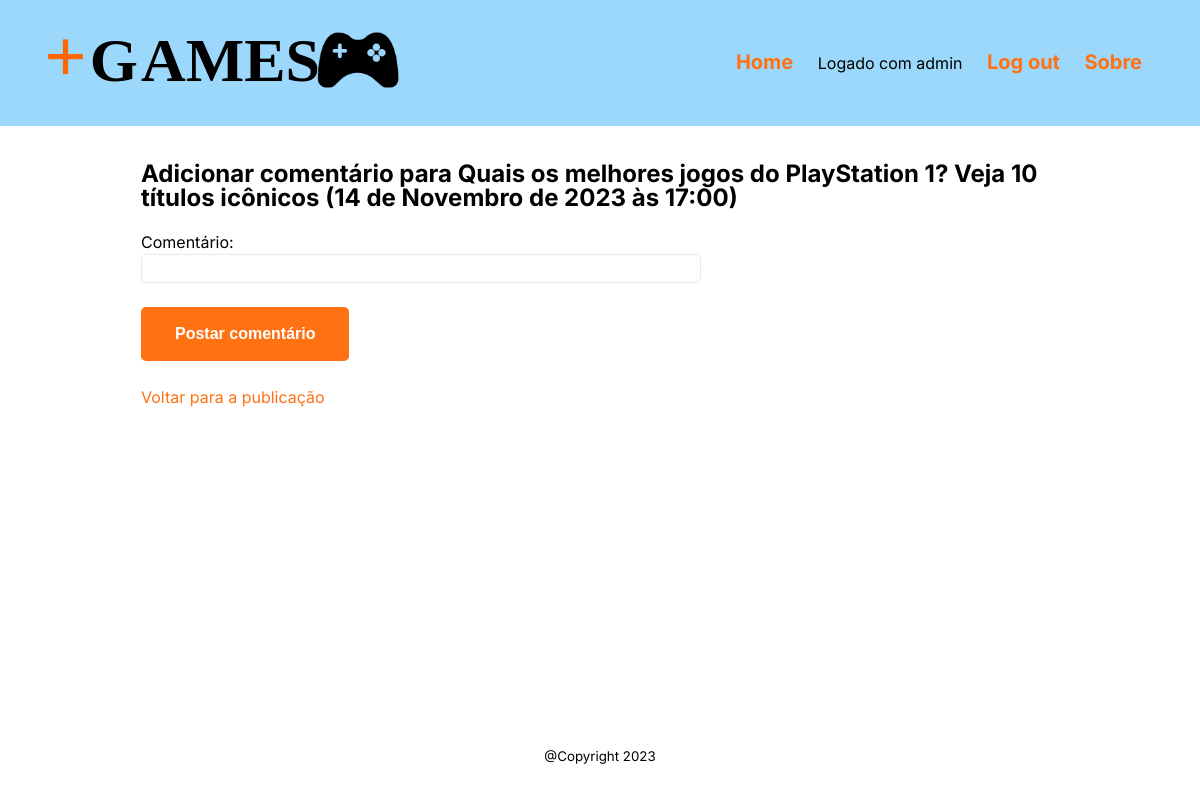
The app's page /review/7/ (signed in) with its own data.
### crud/models.py (models this page shows, shortened)
class Post(models.Model):
    name = models.CharField(max_length=255)
    date_posted = models.DateTimeField()
    thumbnail_url = models.URLField(max_length=200, null=True)
    active = models.BooleanField()
    content = models.TextField()

### crud/views.py (the view)
# urls.py: path('review/<int:post_id>/', views.create_review, name='review'),
@login_required
def create_review(request, post_id):
    post = get_object_or_404(Post, pk=post_id)
    if request.method == 'POST':
        form = ReviewForm(request.POST)
        if form.is_valid():
            review_author = request.user
            review_text = form.cleaned_data['text']
            review = Review(author=review_author,
                            text=review_text,
                            post=post)
            current_datetime = datetime.datetime.now()
            review.date_posted = current_datetime
            review.save()
            return HttpResponseRedirect(
                reverse('crud:detail', args=(post_id, )))
    else:
        form = ReviewForm()
    context = {'form': form, 'post': post}
    return render(request, 'crud/review.html', context)

### crud/forms.py
class ReviewForm(ModelForm):
    class Meta:
        model = Review
        fields = [
            'text',
        ]
        labels = {
            'text': 'Comentário',
        }

### crud/templates/crud/review.html (shortened to what this page needs)
{% extends 'base.html' %}
{% block content %}
<h2>Adicionar comentário para {{ post.name }} ({{ post.date_posted }})</h2>
<form action="{% url 'crud:review' post.id %}" method="post">
    {{ form.as_p }}
    <button type="submit">Postar comentário</button>
</form>
<p><a href="{% url 'crud:detail' post.id %}">Voltar para a publicação</a></p>
{% endblock content %}

### templates/base.html (shortened to what this page needs)
{% load static %}
<!DOCTYPE html>
<html lang="en">
<head>
    <link rel="stylesheet" type="text/css" href="{% static 'style.css' %}">
</head>
<body>
    <header id="cabecalho-principal">
        <a href="{% url 'crud:index' %}"> <img src="{% static 'logo.svg' %}"> </a>
        <nav id="navegacao-principal">
            <ul>
                <li><a href="{% url 'crud:index' %}">Home</a></li>
                {% if user.is_authenticated %}
                <li> Logado com {{ user.username }} </li>
                <li><a href="{% url 'logout' %}">Log out</a></li>
                {% else %}
                <li><a href="{% url 'login' %}">Log in</a></li>
                {% endif %}
                <li><a href="{% url 'crud:about' %}">Sobre</a></li>
            </ul>
        </nav>
    </header>
    <main id="conteiner-principal">
        {% block content %}
        {% endblock content %}
    </main>
    <footer id="rodape-principal">
        <p><small>@Copyright 2023</small></p>
    </footer>
</body>
</html>

### static/style.css (style rules this page uses)
:root { --primary-color: #000000; --secondary-color: #ff7113; --tertiary-color: #f44d27; --secondary-color-light: #30b2ff; --tertiary-color-light: #ff6d28; --bg-color: #fff; --secondary-bg-color: #e9e9e9; --color-shadow: #f4f4f4; --delete-button-color: #d32700; --header-color: #5dbff89c; font-family: Inter, sans-serif; font-size: 16px; line-height: 1.5em; }
* { box-sizing: border-box; }
html, body { height: 100%; margin: 0; }
header#cabecalho-principal { margin: 0 auto; width: 100%; padding: 1rem 3rem; display: flex; justify-content: space-between; align-items: center; background-color: var(--header-color); }
li a { font-size: 20px; color: var(--secondary-color); font-weight: bold; text-decoration: none; }
body { display: flex; flex-direction: column; }
nav#navegacao-principal li { display: inline-block; padding: 10px; }
main#conteiner-principal { margin: 0 auto; width: 100%; max-width: 950px; padding: 1rem 1rem; flex-grow: 1; }
footer#rodape-principal { display: flex; flex-direction: column; justify-content: center; align-items: center; padding: 1rem 1rem; }
a { color: var(--secondary-color); text-decoration: none; }
input { display: block; width: 100%; max-width: 560px; border: 1px solid var(--secondary-bg-color); border-radius: 5px; margin-bottom: 1rem; padding: 0.4rem 0.8rem; }
button { background-color: var(--secondary-color); border: 2px solid var(--secondary-color); color: var(--bg-color); border-radius: 5px; display: inline-block; font-size: medium; font-weight: bold; margin: 0.5rem 0; padding: 1rem 2rem; }

### records on screen
Post: name "Quais os melhores jogos do PlayStation 1? Veja 10 títulos icônicos", date_posted "14 de Novembro de 2023 às 17:00"

### other values on screen
{{ user.username }} "admin"
